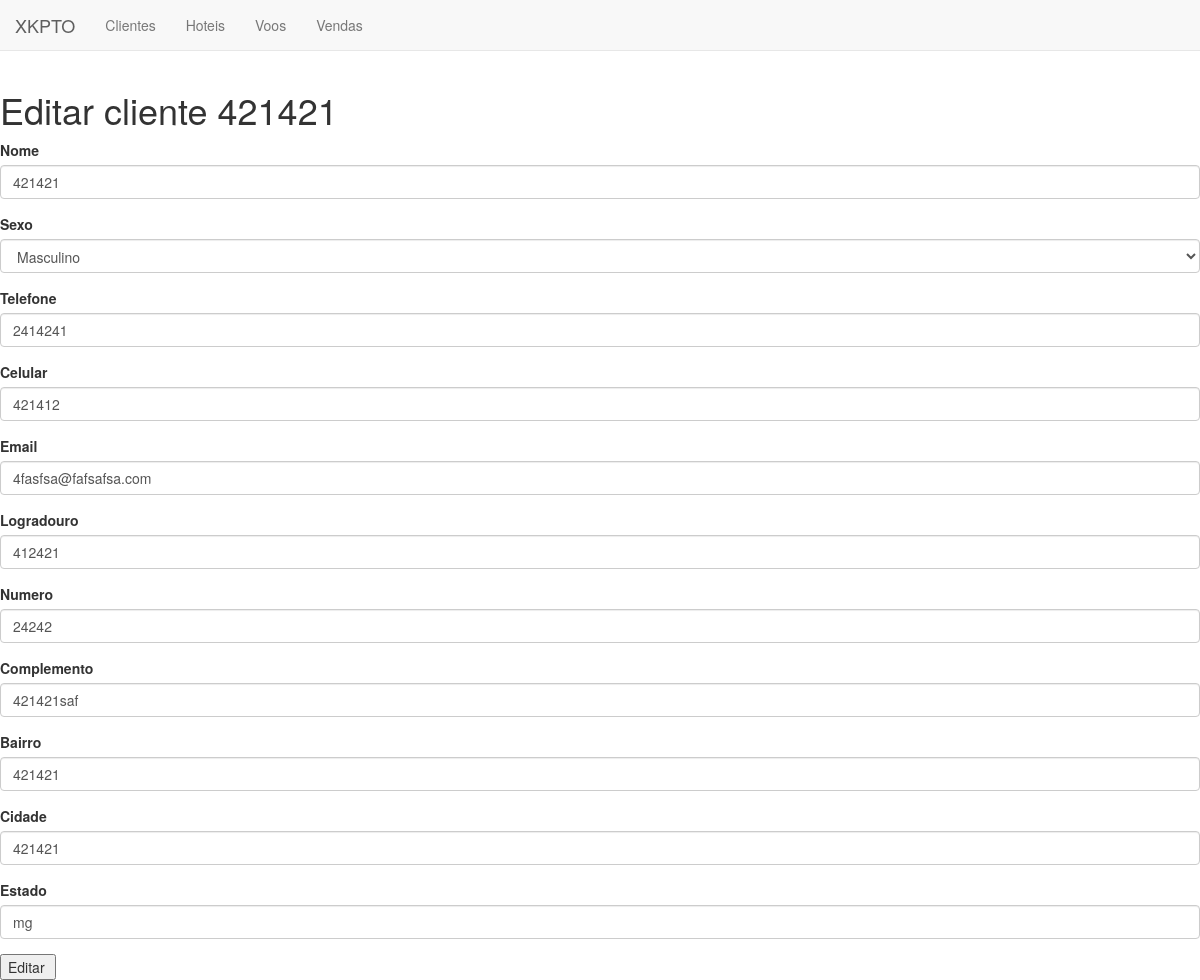
/clientes/editar/1, run on the app's committed database.
### clientes/models.py (models this page shows)
class Cliente(models.Model):
    SEXO_CHOICES = (
        ('f', 'Feminino'),
        ('m', 'Masculino'),
    )
    nome = models.CharField(max_length=50)
    sexo = models.CharField(choices=SEXO_CHOICES, max_length=1)
    telefone = models.CharField(max_length=15)
    celular = models.CharField(max_length=15)
    email = models.EmailField()
    logradouro = models.CharField(max_length=100)
    numero = models.IntegerField()
    complemento = models.CharField(max_length=50)
    bairro = models.CharField(max_length=50)
    cidade = models.CharField(max_length=50)
    estado = models.CharField(max_length=50)
    def __str__(self):
        return self.nome

### clientes/views.py (the view)
class EditarCliente(UpdateView):
    model = Cliente
    fields = ['nome', 'sexo', 'telefone', 'celular', 'email', 'logradouro', 'numero', 'complemento', 'bairro', 'cidade', 'estado']
    success_url = reverse_lazy('listar_cliente')

### clientes/templates/clientes/cliente_form.html
{% load bootstrap3 %}
{% include 'core/inicio.html' %}
{% block content %}
	<h1>{% if object %}Editar {% else %} Cadastrar {% endif %} cliente {{object}}</h1>
	<form method="post">{% csrf_token %}
	    {% bootstrap_form form %}
	    <input type="submit" value="{% if object %}Editar {% else %} Cadastrar {% endif %}" />
	</form>
{% endblock %}

### core/templates/core/base.html (style rules this page uses)
body { padding-top: 70px; }

### data on the page
Cliente: nome "421421", sexo "Masculino", telefone "2414241", celular "421412", email "4fasfsa@fafsafsa.com", logradouro "412421", numero "24242", complemento "421421saf", bairro "421421", cidade "421421", estado "mg"
